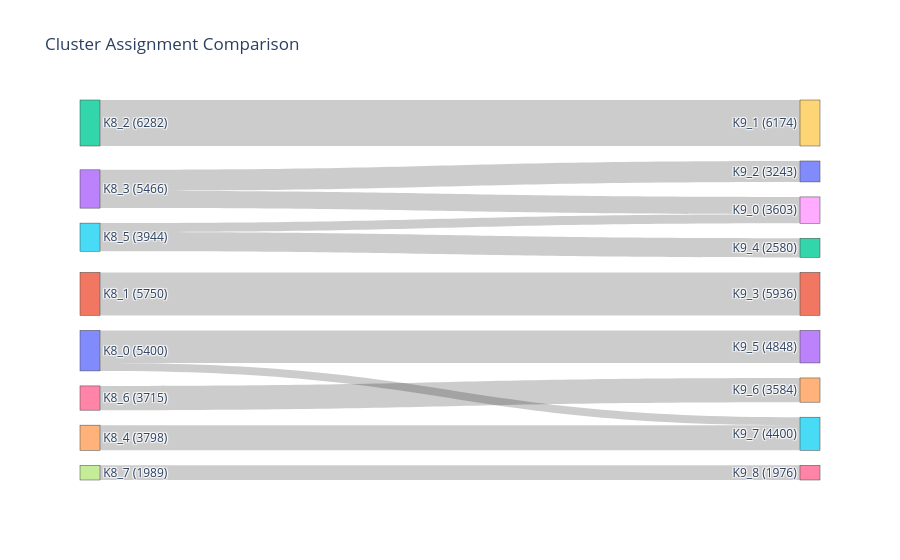

The notebook cell this image was saved under:
### Code cell
import plotly.graph_objects as go
from collections import Counter

cluster_labels1, cluster_labels2 = np.hsplit(adata.obs[['cellcharter_k8', 'cellcharter_k9']].values,2)
cluster_labels1 = cluster_labels1.flatten()
cluster_labels2 = cluster_labels2.flatten()
N = adata.shape[0]

def cluster_sankey(cluster_labels1, cluster_labels2, name1="", name2="", min_flow=50):
    flow_counts = Counter(zip(cluster_labels1, cluster_labels2))
    flow_counts = {k: v for k, v in flow_counts.items() if v >= min_flow}
    
    clusters1 = sorted(set(cluster_labels1))
    clusters2 = sorted(set(cluster_labels2))
    
    source = [clusters1.index(c1) for c1, c2 in flow_counts]
    target = [len(clusters1) + clusters2.index(c2) for c1, c2 in flow_counts]
    value = list(flow_counts.values())
    
    counts1 = Counter(cluster_labels1)
    counts2 = Counter(cluster_labels2)
    labels = [f"{name1}{c} ({counts1[c]})" for c in clusters1] + [f"{name2}{c} ({counts2[c]})" for c in clusters2]
    
    fig = go.Figure(go.Sankey(
        node=dict(label=labels, pad=15, thickness=20),
        link=dict(source=source, target=target, value=value)
    ))

    fig.update_layout(title="Cluster Assignment Comparison", font_size=12)
    fig.show()

cluster_sankey(cluster_labels1,cluster_labels2, "K8_", "K9_", N*0.01)

### Figure 1 — Plotly figure (JSON) as saved in the notebook; plotly's stock layout.template omitted (floating-point values rounded to 4 significant figures)
{"data": [{"link": {"source": [7, 4, 5, 0, 3, 1, 0, 2, 5, 6, 3], "target": [16, 15, 12, 13, 8, 11, 15, 9, 8, 14, 10], "value": [1945, 3331, 2538, 4313, 2299, 5690, 1055, 6091, 1187, 3210, 2771]}, "node": {"label": ["K8_0 (5400)", "K8_1 (5750)", "K8_2 (6282)", "K8_3 (5466)", "K8_4 (3798)", "K8_5 (3944)", "K8_6 (3715)", "K8_7 (1989)", "K9_0 (3603)", "K9_1 (6174)", "K9_2 (3243)", "K9_3 (5936)", "K9_4 (2580)", "K9_5 (4848)", "K9_6 (3584)", "K9_7 (4400)", "K9_8 (1976)"], "pad": 15, "thickness": 20}, "type": "sankey"}], "layout": {"font": {"size": 12}, "title": {"text": "Cluster Assignment Comparison"}}}
